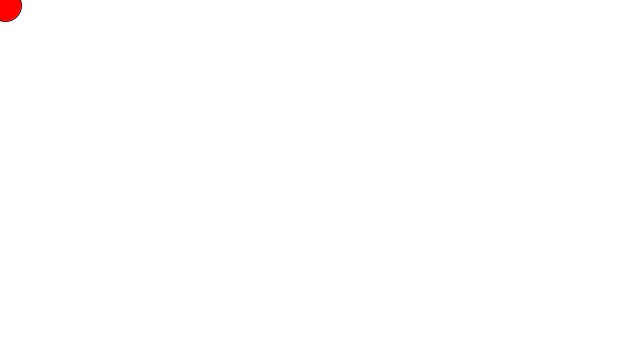
Frame 1 (no input)
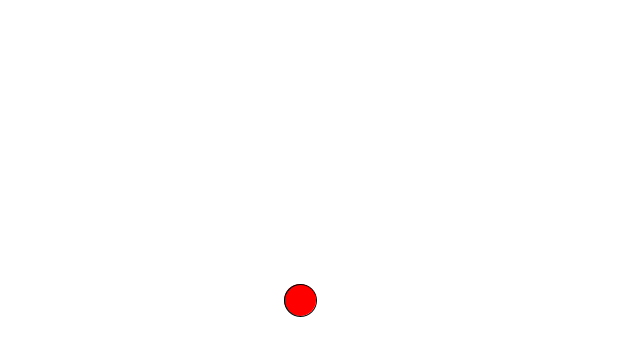
Frame 60 (the mouse pressed at the canvas centre just before this capture)
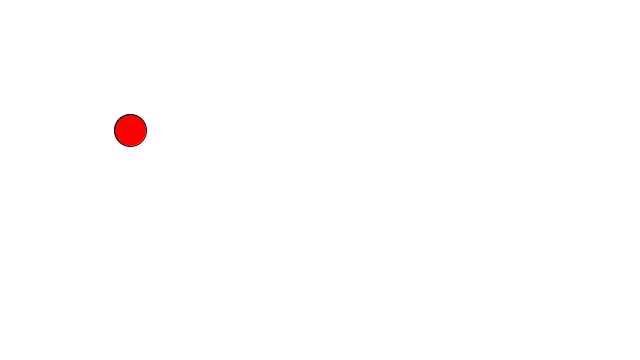
Frame 120 (the mouse held since frame 60 and released just before this capture)

The Processing sketch that drew these frames (run headless with seeded random() and noise(); from frame 60 on, the mouse is pressed at the canvas centre):

// Processing sketch: speed
// ── speed.pde
//Global Variables
int x = 0;
int y = 0;
int speed = 5;

void setup () {
  size (640, 360);
}

void draw () {
  
  background (255);
  
  //speed to increase every frame
  x+=speed;
  y+=speed;
  
  //Bounding conditions
  
  if ((x > width) || (x < 0)){
    
    //changes the direction by making it negative
    speed = speed * -1;
  } 
  
  if ((y > height) || (y < 0)) {
    
    speed = speed * -1;
  }
  
  fill (255, 0,  0);
  ellipse (x, y, 32, 32);
  
}
